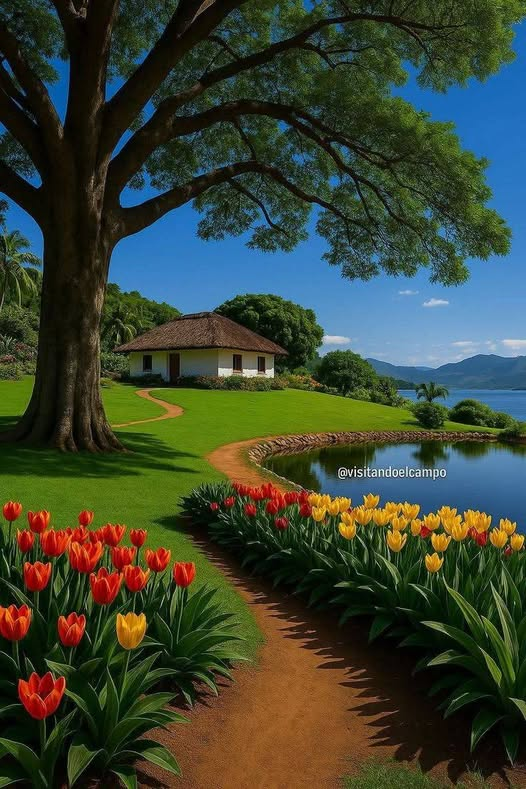
#> input picture S05/coins.jpg, 526 x 789 px
$ python segmentacion_02.py
#> lines starting #> are read from the running program, lines starting #| are printed output that depends on the picture; after the words box and inside, x2 and y2 are one past the last pixel; in counts of white or black regions, pixels touching at a corner belong together
import cv2
import matplotlib.pyplot as plt
from pathlib import Path

# Carpeta donde se encuentra este archivo .py
carpeta = Path(__file__).parent

# Ruta completa de la imagen
ruta = carpeta / "coins.jpg"

print("Buscando imagen en:", ruta)

# Leer imagen
image = cv2.imread(str(ruta), cv2.IMREAD_GRAYSCALE)
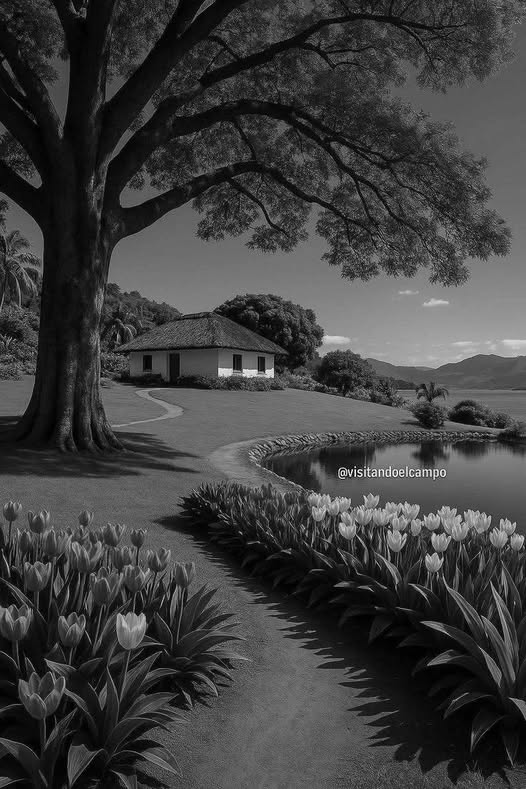
#> image: shape (789, 526); min 0, max 255, mean 62.9

# Comprobar que se cargó correctamente
if image is None:
    raise FileNotFoundError(
        f"No se encontró la imagen: {ruta}"
    )

# Imagen original
plt.figure(1)
plt.imshow(image, cmap="gray")
plt.title("Imagen original")
plt.axis("off")

# Umbralización de Otsu
umbral, otsu = cv2.threshold(
    image,
    0,
    255,
    cv2.THRESH_BINARY + cv2.THRESH_OTSU
)
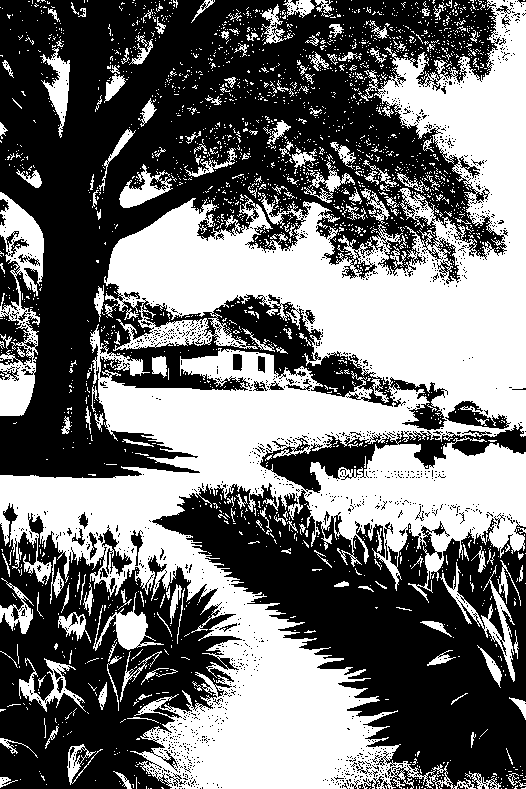
#> otsu: shape (789, 526); 45.1% white; 2442 white regions (2250 under 20 px), largest, box (x1, y1, x2, y2) and area: (0, 0, 526, 789) 155420, (0, 192, 44, 416) 4586, (440, 562, 515, 682) 1406
#> umbral = 66

# Resultado
plt.figure(2)
plt.imshow(otsu, cmap="gray")
plt.title("Segmentación mediante Otsu")
plt.axis("off")

print("Umbral Otsu:", umbral)
#| Umbral Otsu: 66.0

plt.show()
